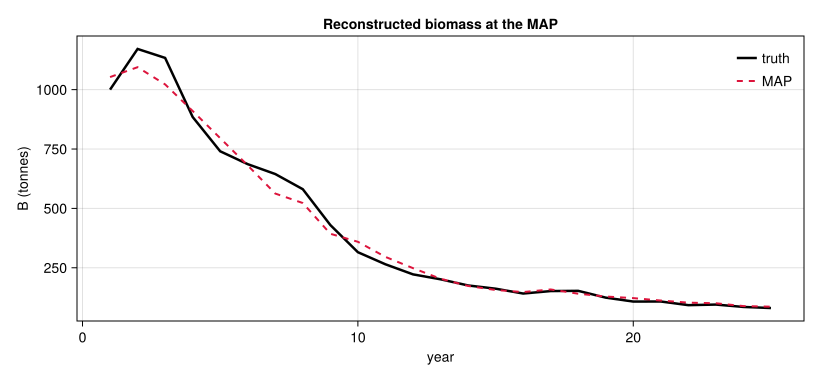
#> input picture docs/src/tutorials/fisheries_state_space-18.png, 1640 x 760 px, given in place of bayesian_model_averaging-20.png, which was not available (shown at 1/2 size)
$ python gen_tutorial_thumbnails.py
#> lines starting #> are read from the running program, lines starting #| are printed output that depends on the picture; pictures that were not available may be replaced by others from this repository, and a replacement may not be noted
#!/usr/bin/env python3
"""Generate the tutorial-gallery thumbnails in docs/src/assets/thumbs/.

For each tutorial we curate ONE representative figure (the most striking +
self-explanatory at ~360px) from the built docs figures and letterbox it onto a
clean 16:9 canvas, so the gallery cards are visually consistent. sbc_calibration
produces no plot (it is an output/text tutorial), so we draw a schematic of its
central diagnostic — a calibrated, uniform rank histogram with the expected band.

Prerequisite: the tutorials must have been built once (`make docs`) so the source
figures exist under docs/build/.documenter/tutorials/. Re-run after a tutorial's
hero figure changes:  python3 docs/gen_tutorial_thumbnails.py
"""
import os
import numpy as np
from PIL import Image
import matplotlib
matplotlib.use("Agg")
import matplotlib.pyplot as plt

HERE = os.path.dirname(os.path.abspath(__file__))
SRC = os.path.join(HERE, "build", ".documenter", "tutorials")
OUT = os.path.join(HERE, "src", "assets", "thumbs")
CW, CH, PAD, BG = 960, 540, 0.94, (255, 255, 255)   # 16:9 canvas, white margin

# tutorial -> curated hero figure (chosen for thumbnail legibility/representativeness)
PICKS = {
    "bayesian_model_averaging":    "bayesian_model_averaging-20.png",  # intercept marginals: RW1, AR1, and the BMA blend
    "disease_mapping_spatial":     "disease_mapping_spatial-39.png",   # PA exceedance-probability choropleth
    "fisheries_state_space":       "fisheries_state_space-8.png",      # biomass + catches + CPUE indices
    "getting_started":             "getting_started-28.png",           # per-hospital posterior intervals
    "hmc_laplace_when":            "hmc_laplace_when-26.png",
    "nonlinear_regression_gam":    "nonlinear_regression_gam-12.png",  # fitted curve + credible band
    "posterior_predictive_checks": "posterior_predictive_checks-10.png",
    "spatial_spde":                "spatial_spde-27.png",              # Japan seismic-intensity field
    "barrier_coastline":           "barrier_coastline-27.png",         # barrier vs stationary intensity around Florida
    "spatial_survival_leukemia":   "spatial_survival_leukemia-23.png", # NW England spatial frailty (hazard multiplier)
    "spatio_temporal_separable":   "spatio_temporal_separable-24.png", # full space-time fitted field
    "temporal_trend_earthquakes":  "temporal_trend_earthquakes-10.png",# fitted trend + band
    "turing_handoff":              "turing_handoff-8.png",
    "tweedie_insurance":           "tweedie_insurance-24.png",         # posterior densities vs truth
}


def letterbox(fig_path, out_path):
    im = Image.open(fig_path).convert("RGBA")
    scale = min(CW * PAD / im.width, CH * PAD / im.height)
#> scale = 0.55
    nw, nh = round(im.width * scale), round(im.height * scale)
#> nw = 902; nh = 418
    im = im.resize((nw, nh), Image.LANCZOS)
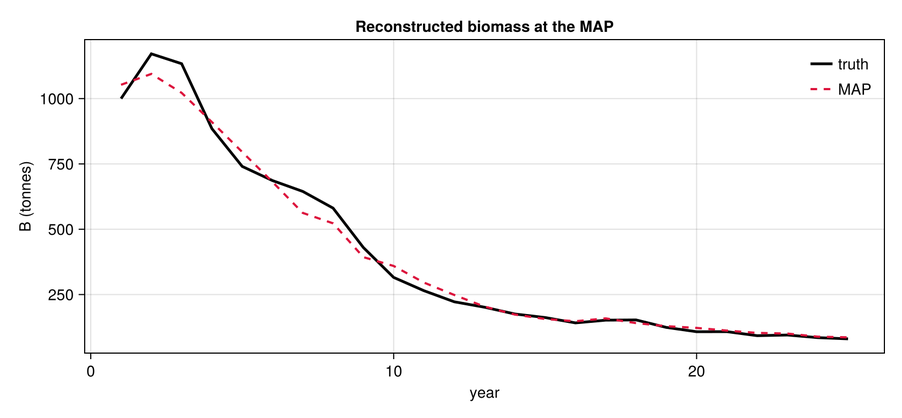
#> im: PIL image 902x418 RGBA; mean R, G, B, A 249.6, 249.1, 249.2, 255
    canvas = Image.new("RGB", (CW, CH), BG)
#> canvas: PIL image 960x540 RGB; every value is 255
    canvas.paste(im, ((CW - nw) // 2, (CH - nh) // 2), im)
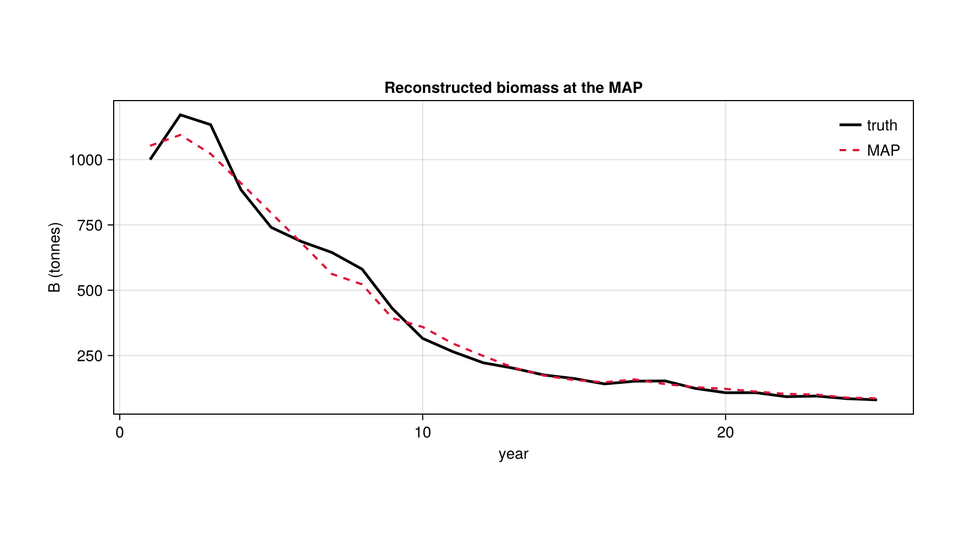
#> canvas: PIL image 960x540 RGB; mean R, G, B 251.1, 250.7, 250.8
    canvas.save(out_path, optimize=True)


# [61 lines left out: functions sbc_schematic, inla_in_depth_schematic, not called in this run]


def main():
    os.makedirs(OUT, exist_ok=True)
    for tut, fig in PICKS.items():
        letterbox(os.path.join(SRC, fig), os.path.join(OUT, f"{tut}.png"))
        print(f"  {tut:30s} <- {fig}")
#> pass 2 of the loop in main, `for tut, fig in PICKS.items():`:
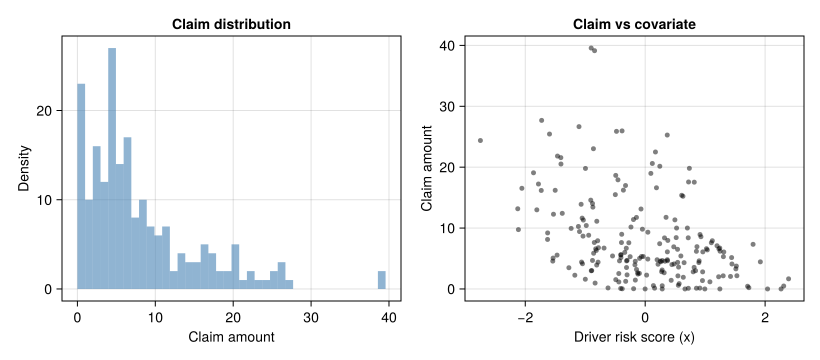
#> input picture docs/src/tutorials/tweedie_insurance-10.png, 1640 x 720 px, given in place of disease_mapping_spatial-39.png, which was not available (shown at 1/2 size)
#> in letterbox (call 2), `im = im.resize((nw, nh), Image.LANCZOS)`:
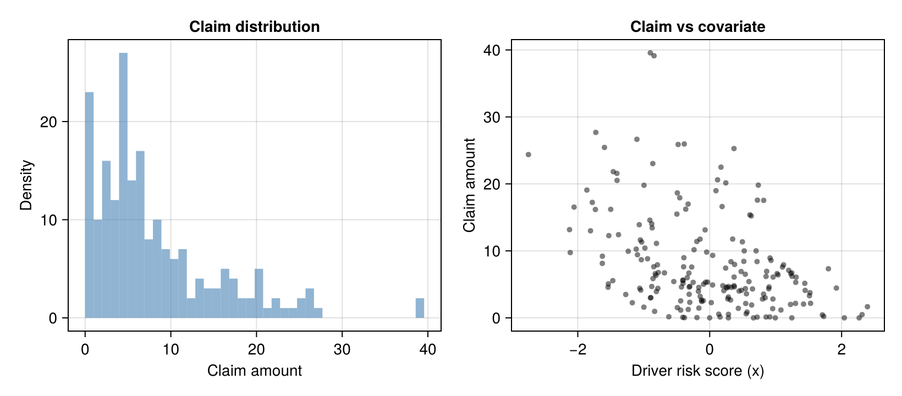
#> im: PIL image 902x396 RGBA; mean R, G, B, A 243, 244.7, 246.1, 255
#> in letterbox (call 2), `canvas.paste(im, ((CW - nw) // 2, (CH - nh) // 2), im)`:
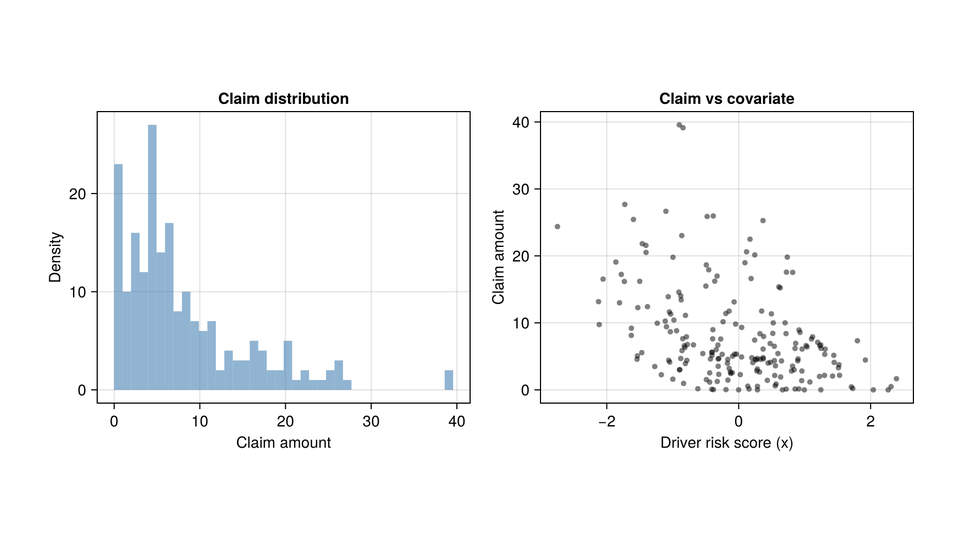
#> canvas: PIL image 960x540 RGB; mean R, G, B 246.7, 247.9, 248.8
#> pass 3 of the loop in main, `for tut, fig in PICKS.items():`:
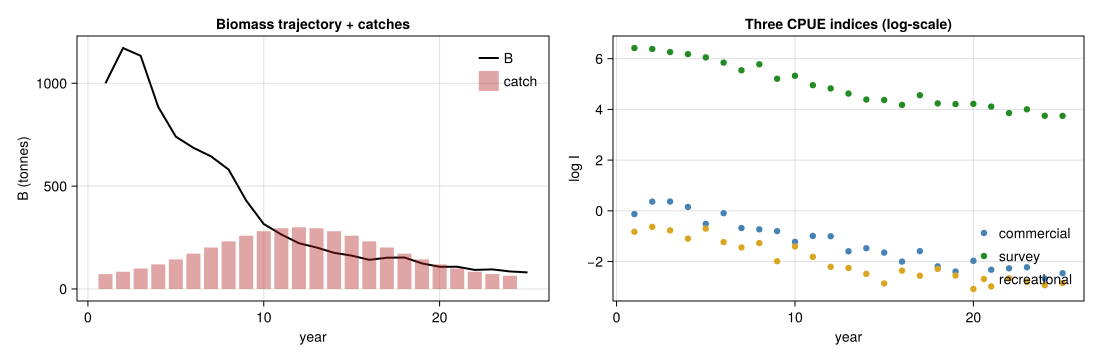
#> input picture docs/src/tutorials/fisheries_state_space-8.png, 2200 x 720 px, found by its file name (shown at 1/2 size)
#> in letterbox (call 3), `im = im.resize((nw, nh), Image.LANCZOS)`:
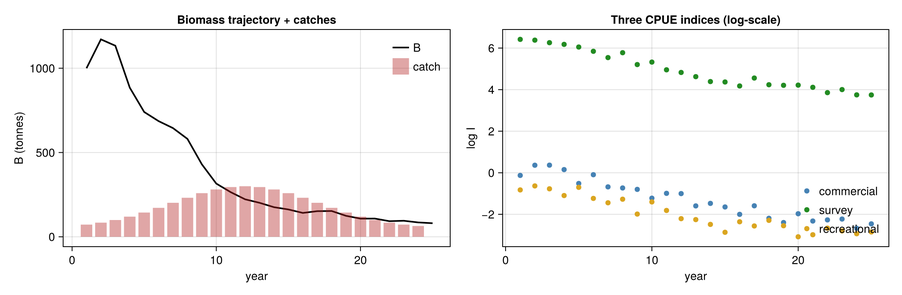
#> im: PIL image 902x295 RGBA; mean R, G, B, A 247.6, 245.9, 245.5, 255
#> in letterbox (call 3), `canvas.paste(im, ((CW - nw) // 2, (CH - nh) // 2), im)`:
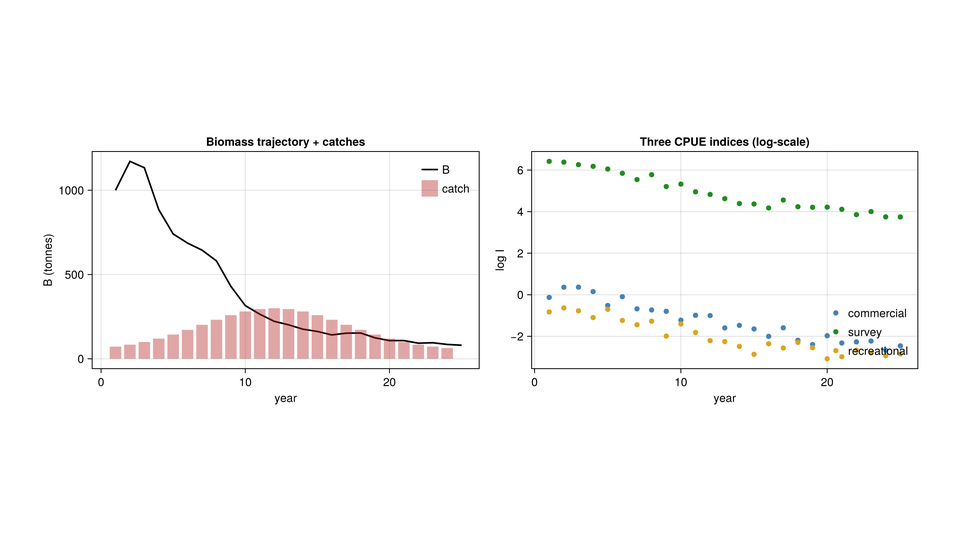
#> canvas: PIL image 960x540 RGB; mean R, G, B 251.2, 250.3, 250.1
#> the loop made 5 passes; the first 3 are shown
    sbc_schematic(os.path.join(OUT, "sbc_calibration.png"))
    print("  sbc_calibration                <- schematic (no plot in tutorial)")
    inla_in_depth_schematic(os.path.join(OUT, "inla_in_depth.png"))
    print("  inla_in_depth                  <- schematic (no plot in tutorial)")
    print("done ->", OUT)


if __name__ == "__main__":
#> (the run stopped early here; a loop or call above may not have finished)
